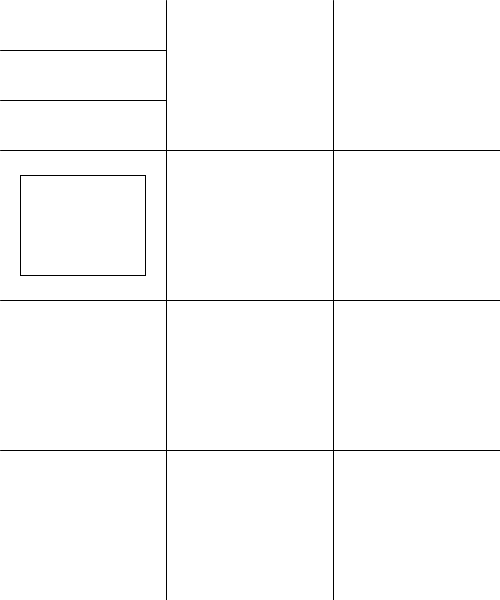
Frame 1 (no input)
Frame 60 (the mouse pressed at the canvas centre just before this capture): identical to frame 1, image omitted
Frame 120 (the mouse held since frame 60 and released just before this capture): identical to frame 1, image omitted

The Processing sketch that drew this single still picture (run headless with seeded random() and noise(); from frame 60 on, the mouse is pressed at the canvas centre):

// Processing sketch: Lines
// ── Lines.pde
//Variables, no call needed for variables-only

void setup() {
  size(500, 600); //To Illustrate use of Display Geometry
  //fullScreen(); //uses displayWidth and displayHeight
  println("Screen Width:", displayWidth, "\tHeight:", displayHeight);
  println("Starting of Console"); // If you cannot see this, the find another way to see the list on the program
  
  background(255);
  
  //Main Divisions
  line(width*1/3, 0, width*1/3, height);
  rect(width*1/24, height*7/24, width*6/24, height*4/24);
  //line(width*1/24, height*7/24, width*1/24, height*11/24); //Square in #1
  line(width*2/3, 0, width*2/3, height);
  line(0, height*1/4, width, height*1/4);
  line(0, height*1/2, width, height*1/2);
  line(0, height*3/4, width, height*3/4);
  
  //Easy, Medium, Mastery Buttons
  line(0, height*1/12, width*1/3, height*1/12);
  line(0, height*2/12, width*1/3, height*2/12);
}


void draw() {}
